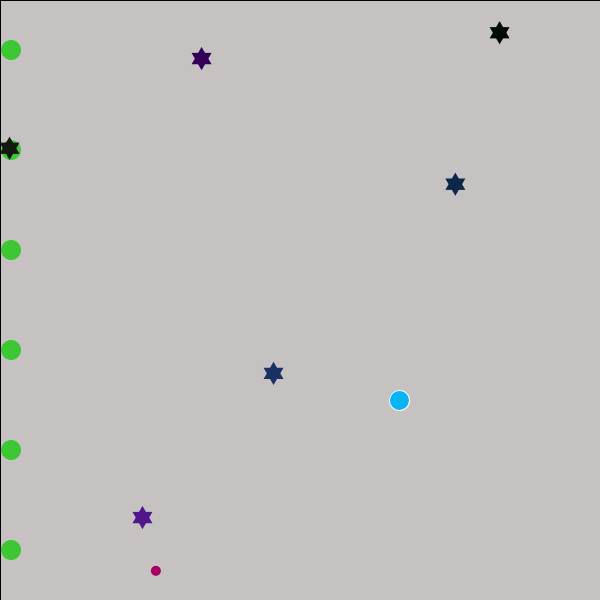
Frame 1 (no input)
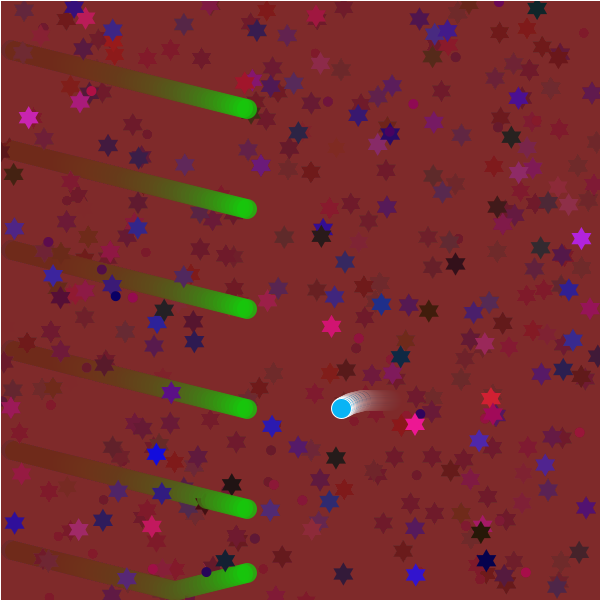
Frame 60 (the mouse pressed at the canvas centre just before this capture)
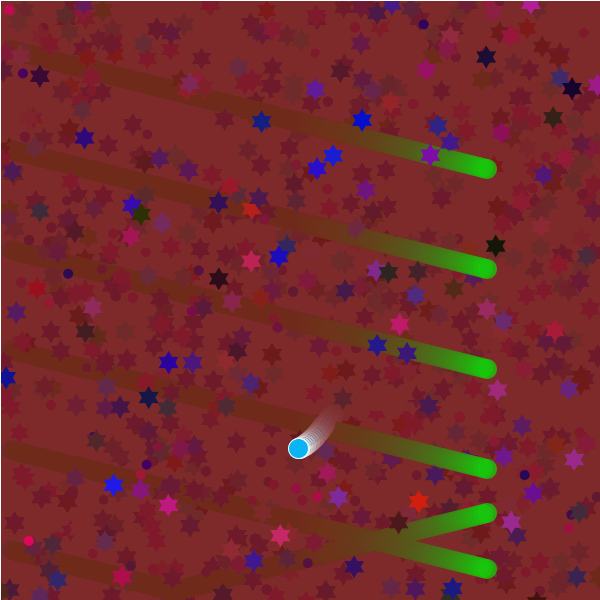
Frame 120 (the mouse held since frame 60 and released just before this capture)

The Processing sketch that drew these frames (run headless with seeded random() and noise(); from frame 60 on, the mouse is pressed at the canvas centre):

// Processing sketch: processing_41828
// ── processing_41828.pde

int[][] flyingBalls = { {11,50,1,1}, {11,150,1,1}, {11,250,1,1}, {11,350,1,1}, {11,450,1,1}, {11,550,1,1} };
 
Bloke myBloke = new Bloke();
     
void setup()
{
  size(600, 600);
    smooth();
}
  
void draw()
{
  fill(116,32,32, 15);
  rect(0, 0, width, height);
  
  noStroke();
  fill(22,200,11,200);
    
  /////////////////////////////////////////////1
   
  for(int i=0; i < flyingBalls.length; i++) //Why on earth doesn't processing support foreach?
  {
    ellipse(flyingBalls[i][0],flyingBalls[i][1], 20, 20);
     
    // == Checks ball location and reverses if it's at the edge (X-axis)
    if(flyingBalls[i][0]> width-10 || flyingBalls[i][0] < 10)
    {
      flyingBalls[i][2] = flyingBalls[i][2] * (-1);
    }
    flyingBalls[i][0] += flyingBalls[i][2]*4;
      
    // == Checks ball location and reverses if it's at the edge (Y-axis)
    if(flyingBalls[i][1]> height-10 || flyingBalls[i][1] < 10)
    {
      flyingBalls[i][3] = flyingBalls[i][3] * (-1);
    }
    flyingBalls[i][1] += flyingBalls[i][3];
  }
 
 
  fill(random(255),0,100);
  noStroke();
  float x = random(width);
  float y = random(height);
  ellipse(x,y, 10, 10);
    
  star(random(width), random(height),random(255), random(50), random(255));
  star(random(width), random(height),random(255), random(50), random(255));
  star(random(width), random(height),random(255), random(50), random(255));
  star(random(width), random(height),random(50), random(50), random(255));
  star(random(width), random(height),random(50), random(50), random(255));
  star(random(width), random(height),random(50), random(50), random(255));
  
  
  myBloke.moveIt(); 
  
}
  
// star generator, to be called in main draw method
void star(float xloc, float yloc, float R, float G, float B)
{
  int mapValue = 1;
  noStroke();
  colorMode(RGB, 255);
  fill(R, G, B);
  triangle(xloc + 10, yloc + 8.65, xloc - 10, yloc + 8.65, xloc, yloc - 8.65);
  triangle(xloc, yloc + 8.65 + 6, xloc + 10, yloc - 8.65 + 6, xloc - 10, yloc - 8.65 + 6);
}
 
 
 
class Bloke {
  float d=180,x=400,y=400,speed,turn,desiredD=180;
  int guide = 0;
   
   
  Bloke () {
  }
   
  void build(float intX, float intY) {
    fill(9,180,245,255);
    stroke(255,255,255,255);
    ellipse(x,y,20,20);
  }
   
  void detectCollision() {
    int buffer = 100;
     
    if(x<buffer)
      desiredD = 0;
     
    if(y<buffer)
      desiredD = 90;
     
    if(x>=width-buffer)
      desiredD = 180;
     
    if(y>height-buffer)
      desiredD = 270;
       
     
    if(x<buffer&&y<buffer)                  // == TOP LEFT
      desiredD = random(0,90);
     
    if(y<buffer&&x>width-buffer)            // == TOP RIGHT
      desiredD = random(90,180);
       
    if(x>width-buffer&&y>height-buffer)     // == BOTTOM RIGHT
      desiredD = random(180,270);
     
    if(y>height-buffer&&x<buffer)           // == BOTTOM LEFT
      desiredD = random(270,360);
      
  }
  void turn() {
    // == ENSURE ANGLE WITHIN RANGE ==
      if(d<0)
        d=358;
      else if(d>359)
        d=1;
         
      if(desiredD<0)desiredD=desiredD+360;
      if(desiredD>360)desiredD=desiredD-360;
       
      if( d!=desiredD )
      {
          if((d-desiredD+360)%360>180)
            d++;
          else
            d--;
      }     
       
      y+=sin(radians(d));
      x+=cos(radians(d));
  }
  void moveIt() {
    int chance = (int)random(45);
      
    desiredD = (int)desiredD;
    if(d==desiredD)
    {
      if(chance==0)
       desiredD = random(d-60,d+60);
       detectCollision();
    }  
    turn();
    build(x,y);
  }
}
